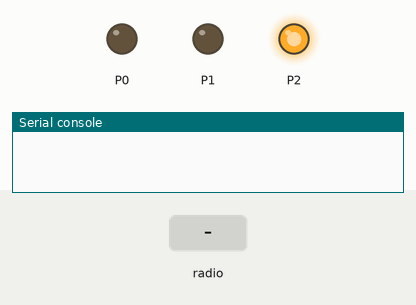
Bench run of a program on a simulated BBC micro:bit (MakeCode). On the bench: output pins drawn as LEDs (lit = HIGH), the last lines printed to the serial console. The inputs (shaded band) are chosen by the test bench. No radio messages arrive unless stated (any console line starting 'radio sent:' is added by the test bench).

Above: at 1.2 s.
1.3 s: radio message "1" arrives
At 2.8 s:
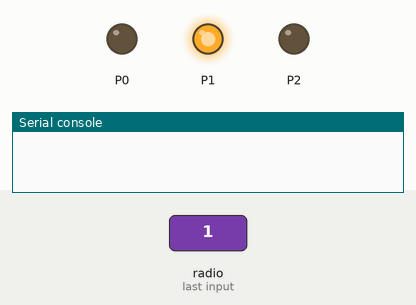
At 4.2 s:
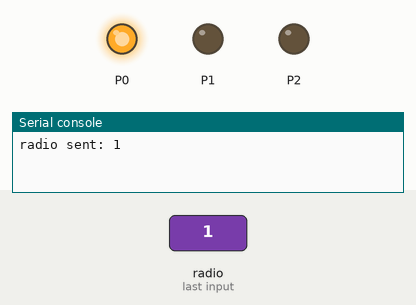
4.3 s: radio message "1" arrives
At 6.2 s:
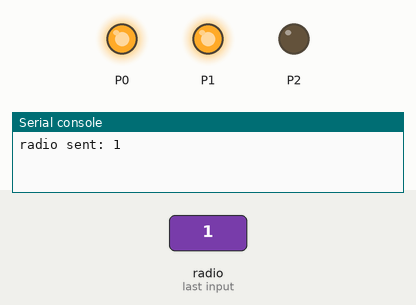
Timing chart, 0 to 8.3 s (numbered marks = the images above; inputs shaded):
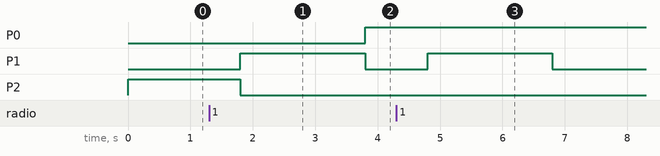

The program:

main.ts
```typescript
radio.onReceivedNumber(function (receivedNumber) {
    if (receivedNumber == 1) {
        basic.pause(500)
        pins.digitalWritePin(DigitalPin.P2, 0)
        pins.digitalWritePin(DigitalPin.P1, 1)
        basic.pause(2000)
        pins.digitalWritePin(DigitalPin.P1, 0)
        pins.digitalWritePin(DigitalPin.P0, 1)
        radio.sendNumber(1)
    } else if (receivedNumber == 0) {
        basic.pause(2000)
        pins.digitalWritePin(DigitalPin.P0, 0)
        pins.digitalWritePin(DigitalPin.P1, 0)
        pins.digitalWritePin(DigitalPin.P2, 1)
        basic.pause(2000)
        radio.sendNumber(0)
    }
})
radio.setGroup(1)
pins.digitalWritePin(DigitalPin.P2, 1)
```

test.ts
```typescript
// testes vão aqui; isto não será compilado quando este pacote for usado como uma extensão.
```

Measured:
- after the input at 1.3 s, P0: LOW → HIGH after 2.5 s; P1: LOW → HIGH after 0.50 s, → LOW 2.0 s later; P2: HIGH → LOW after 0.50 s
- after the input at 4.3 s, P1: LOW → HIGH after 0.50 s, → LOW 2.0 s later
